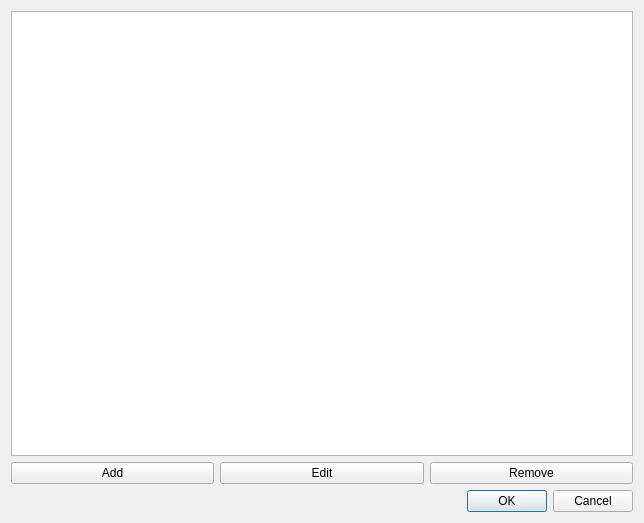
<?xml version="1.0" encoding="UTF-8"?>
<ui version="4.0">
 <class>Dialog</class>
 <widget class="QDialog" name="Dialog">
  <property name="geometry">
   <rect>
    <x>0</x>
    <y>0</y>
    <width>644</width>
    <height>523</height>
   </rect>
  </property>
  <property name="windowTitle">
   <string>Dialog</string>
  </property>
  <layout class="QGridLayout" name="gridLayout">
   <item row="0" column="0">
    <layout class="QVBoxLayout" name="verticalLayout">
     <item>
      <widget class="QTableWidget" name="tableWidget">
       <property name="sizeAdjustPolicy">
        <enum>QAbstractScrollArea::AdjustToContents</enum>
       </property>
       <property name="selectionMode">
        <enum>QAbstractItemView::SingleSelection</enum>
       </property>
       <property name="selectionBehavior">
        <enum>QAbstractItemView::SelectRows</enum>
       </property>
      </widget>
     </item>
     <item>
      <layout class="QHBoxLayout" name="horizontalLayout">
       <item>
        <widget class="QPushButton" name="pushButton_add_map">
         <property name="text">
          <string>Add</string>
         </property>
        </widget>
       </item>
       <item>
        <widget class="QPushButton" name="pushButton_edit_map">
         <property name="text">
          <string>Edit</string>
         </property>
        </widget>
       </item>
       <item>
        <widget class="QPushButton" name="pushButton_remove_map">
         <property name="text">
          <string>Remove</string>
         </property>
        </widget>
       </item>
      </layout>
     </item>
     <item>
      <widget class="QDialogButtonBox" name="buttonBox">
       <property name="orientation">
        <enum>Qt::Horizontal</enum>
       </property>
       <property name="standardButtons">
        <set>QDialogButtonBox::Cancel|QDialogButtonBox::Ok</set>
       </property>
      </widget>
     </item>
    </layout>
   </item>
  </layout>
 </widget>
 <resources/>
 <connections>
  <connection>
   <sender>buttonBox</sender>
   <signal>accepted()</signal>
   <receiver>Dialog</receiver>
   <slot>accept()</slot>
   <hints>
    <hint type="sourcelabel">
     <x>248</x>
     <y>254</y>
    </hint>
    <hint type="destinationlabel">
     <x>157</x>
     <y>274</y>
    </hint>
   </hints>
  </connection>
  <connection>
   <sender>buttonBox</sender>
   <signal>rejected()</signal>
   <receiver>Dialog</receiver>
   <slot>reject()</slot>
   <hints>
    <hint type="sourcelabel">
     <x>316</x>
     <y>260</y>
    </hint>
    <hint type="destinationlabel">
     <x>286</x>
     <y>274</y>
    </hint>
   </hints>
  </connection>
 </connections>
</ui>
